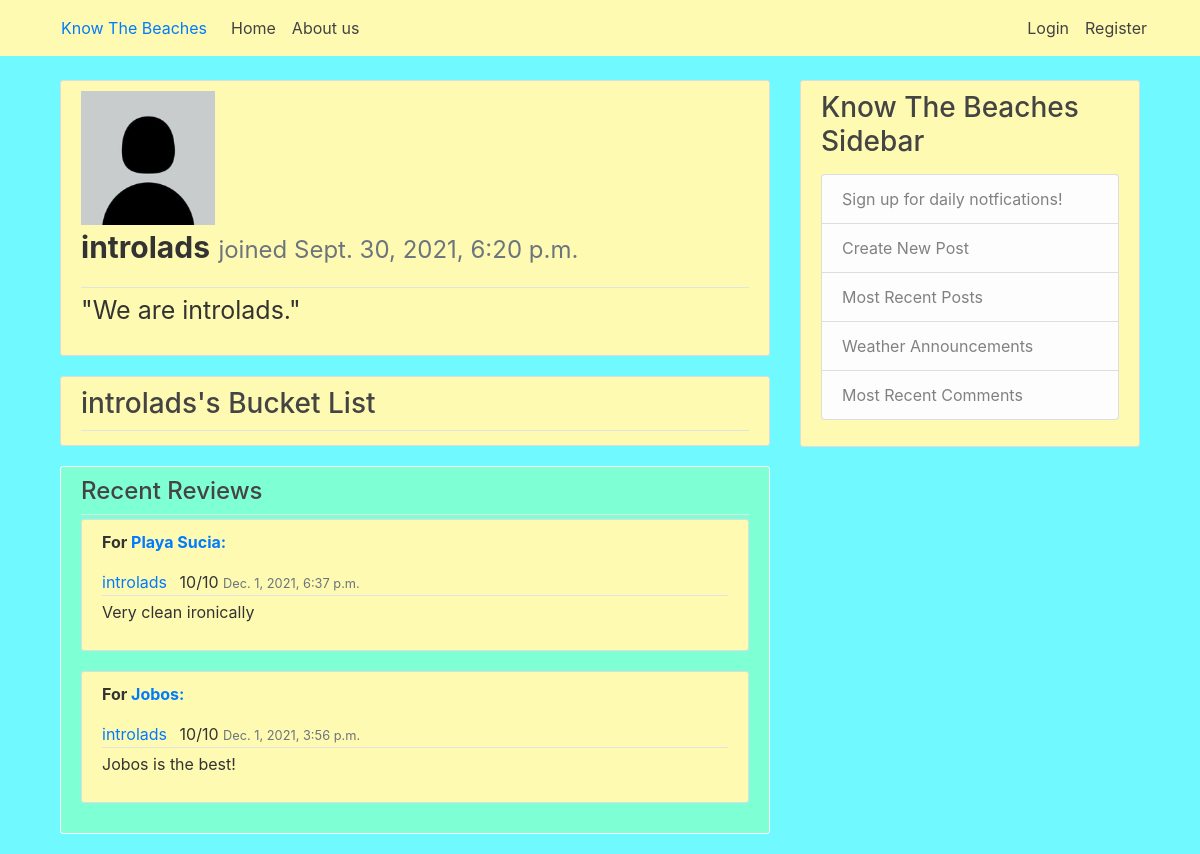
The app's page /profile/introlads/, older data.
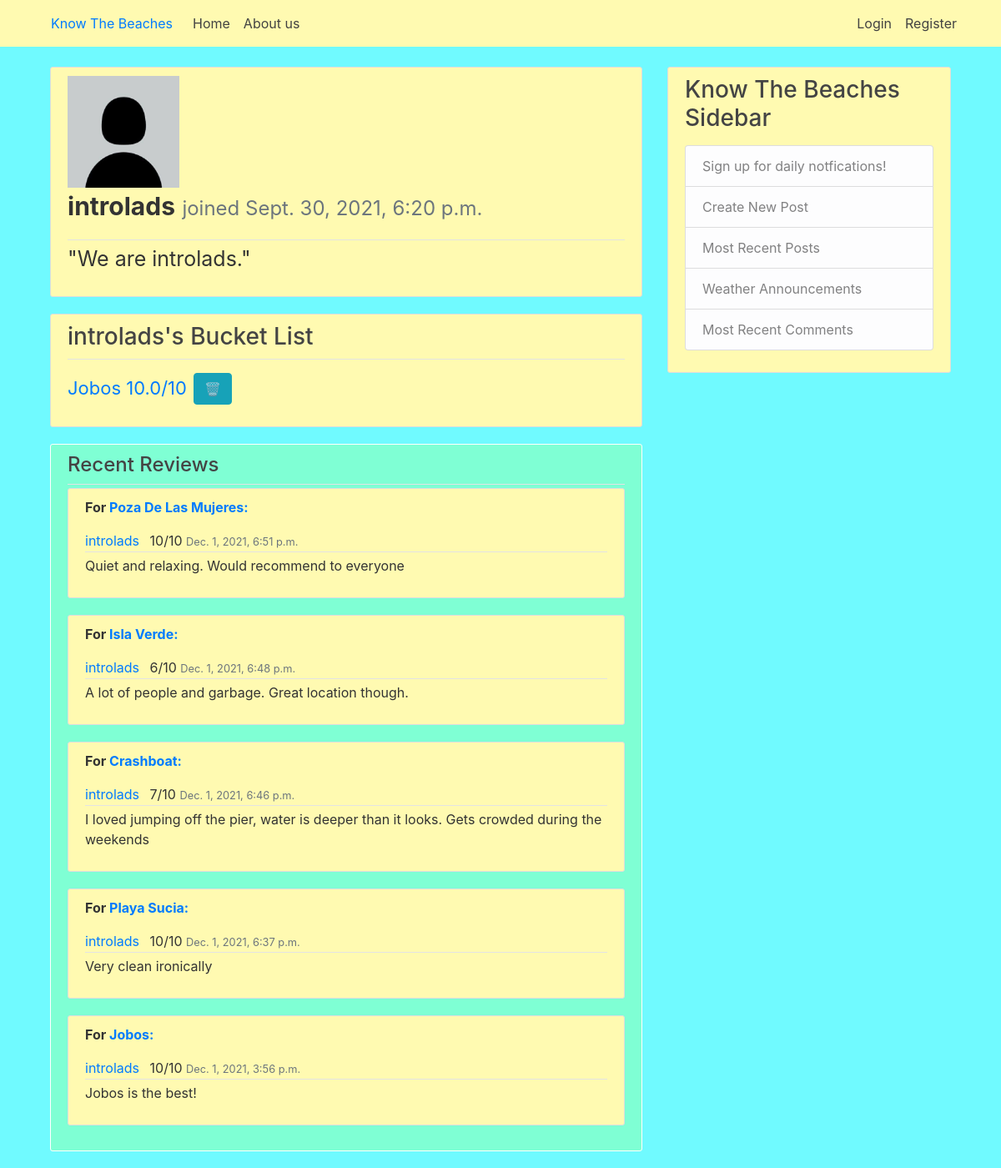
The same page, newer data.
### beach/models.py (models this page shows, shortened)
class Rating(models.Model):
    date_posted = models.DateTimeField(default = timezone.now)
    overall = models.PositiveIntegerField(null = True, default=10, choices=CHOICE_NUM)
    swim = models.PositiveIntegerField(blank = True, null=True, choices=CHOICE_NUM)
    dive = models.PositiveIntegerField(blank= True, null = True, choices=CHOICE_NUM)
    surf = models.PositiveIntegerField(blank= True, null = True, choices=CHOICE_NUM)
    lounge = models.PositiveIntegerField(blank= True, null = True, choices=CHOICE_NUM)
    boat = models.PositiveIntegerField(blank= True, null = True, choices=CHOICE_NUM)
    isClean = models.PositiveIntegerField(blank= True, null = True, choices=CHOICE_NUM)
    safety = models.PositiveIntegerField(blank= True, null = True, choices=CHOICE_NUM)
    lifeguard = models.CharField(max_length = 3, choices=CHOICE_AVAILABLE, default='No', null = True)
    author = models.ForeignKey(User, on_delete = models.CASCADE, null = True)
    beach = models.ForeignKey(Beach, on_delete = models.CASCADE, null= True)

class Beach(models.Model):
    name = models.CharField(max_length = 60)
    img = models.ImageField(upload_to='beach_pic', null = True)
    region = models.CharField(max_length = 2, choices=CHOICE_REGIONS) # N, NE, E, SE, S, SW, W, NW
    overallRating = models.DecimalField(max_digits=3, decimal_places=1, null = True, default=0)
    swimRating = models.DecimalField(max_digits=3, decimal_places=1, null = True, default=0)
    diveRating = models.DecimalField(max_digits=3, decimal_places=1, null = True, default=0)
    surfRating = models.DecimalField(max_digits=3, decimal_places=1, null = True, default=0)
    loungeRating = models.DecimalField(max_digits=3, decimal_places=1, null = True, default=0)
    boatRating = models.DecimalField(max_digits=3, decimal_places=1, null = True, default=0)
    isCleanRating = models.DecimalField(max_digits=3, decimal_places=1, null = True, default=0)
    safetyRating = models.DecimalField(max_digits=3, decimal_places=1, null = True, default=0)
    lifeguardRating = models.CharField(max_length = 3, choices=CHOICE_AVAILABLE, default= 'No')

class Profile(models.Model):
    img = models.ImageField(upload_to='profile_pic', null = True)
    date_created = models.DateTimeField(default = timezone.now)
    user = models.ForeignKey(User, on_delete = models.CASCADE)
    bio = models.TextField(max_length=500, blank = True)
    bucketList = models.TextField(max_length=1000, blank = True)
    region = models.CharField(max_length = 2, choices=CHOICE_REGIONS) # N, NE, E, SE, S, SW, W, NW

### userProfile/views.py (the view)
# urls.py: path('profile/', include('userProfile.urls'), name = 'profile'),
def userProfile(request, username='jeremy'): #if profile ID doesn't exist we must redirect to the login page.
    bListString = Profile.objects.get(user__username=username).bucketList
    bList = bListString.rsplit(",")
    recentComments = {}
    ratings = Rating.objects.filter(author__username=username).order_by('-date_posted')[:5]
    comments = Comment.objects.filter(author__username=username).order_by('-date_posted')[:5]
    i=0
    for comment in comments:
        recentComments[ratings[i].id] = comment.content
        i += 1
    context = {
        'profile': Profile.objects.filter(user__username=username)[0],
        'bucketList': Beach.objects.filter(name__in=bList),
        'recentRatings': ratings,
        'recentComments': recentComments
    }
    return render(request, 'userProfile/userProfile.html', context)

### templates/userProfile/userProfile.html (shortened to what this page needs)
{% extends "base.html" %}
{% block content %}
    <div>
    <article class="media content-section">
      <article class="media-body">
        <article class="article-metadata">
          <img src="{{profile.img.url}}" alt="image not found" width="20%">
          <p style="font-size: 30px;"><b>{{profile.user.username}}</b> <small class="text-muted">joined {{profile.date_created}}</small></p>
        </article>
        <p style="font-size: 25px;">"{{profile.bio}}"</p>
      </article>
    </article>
    </div>
    <div>
      <article class="media content-section">
        <div class="media-body">
          <div class="article-metadata">
            <h3>{{profile.user.username}}'s Bucket List</h3>
          </div>
          {% for beach in bucketList %}
            <p>
              <form class="form-inline" role="form" action="remove/{{beach.name}}">
                <a class="mr-2" href="{% url 'beach' beach.name %}" style="font-size: 22px;">{{ beach.name | title}} {{ beach.overallRating }}/10 </a>
                <div class="form-group">
                  <button class="btn btn-info" type="btn">🗑️</button>
                </div>
              </form>
          {% endfor %}
        </div>
      </article>
    </div>
    <article class="media content-section" style="background-color: aquamarine; border-color: white;">
      <div class="media-body">
        <div class="article-metadata">
          <h4>Recent Reviews</h4>
        </div>
          {% for rating in recentRatings %}
            <article class="media content-section">
              <div class="media-body">
                <div class="article-metadata">
                  <p><b>For <a class="mr-2" href="{% url 'beach' rating.beach.name %}">{{rating.beach.name | title}}:</a></b></p>
                  <a class="mr-2" href="">{{profile.user.username}}</a>
                  <a>{{rating.overall}}/10</a>
                  <small class="text-muted">{{rating.date_posted}}</small>
                </div>
                <p class="article-content"> {{ recentComments | get:rating.id }}</p>
              </div>
            </article>
          {% endfor %}
      </div>
    </article>
{% endblock content %}

Row changes from the older to the newer data that the page shows:
now on this page (row unchanged): Beach: name "Jobos", overallRating "10.0"
added Rating: beach.name "Poza De Las Mujeres", {{ profile.user.username }} "introlads", overall "10", date_posted "Dec. 1, 2021, 6:51 p.m.", id "Quiet and relaxing. Would recommend to everyone"
added Rating: beach.name "Isla Verde", {{ profile.user.username }} "introlads", overall "6", date_posted "Dec. 1, 2021, 6:48 p.m.", id "A lot of people and garbage. Great location though."
added Rating: beach.name "Crashboat", {{ profile.user.username }} "introlads", overall "7", date_posted "Dec. 1, 2021, 6:46 p.m.", id "I loved jumping off the pier, water is deeper than it looks. Gets crowded during the weekends"
